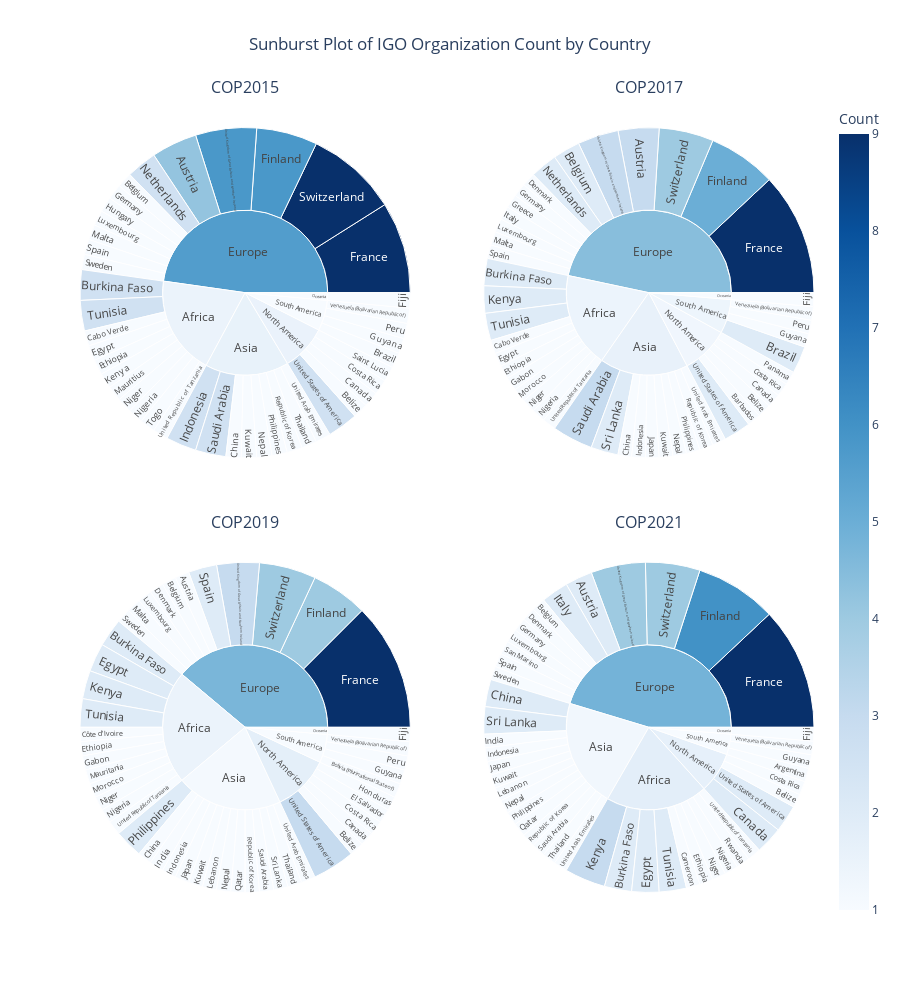

Notebook source saved alongside this figure:
### Code cell
sb1 = px.sunburst(IGO_country_2015, 
                  path=['Continent', 'Country'], 
                  values='Count',
                  color='Count', 
                  hover_data=['ISO3'])

sb2 = px.sunburst(IGO_country_2017, 
                  path=['Continent', 'Country'], 
                  values='Count',
                  color='Count', 
                  hover_data=['ISO3'])

sb3 = px.sunburst(IGO_country_2019, 
                  path=['Continent', 'Country'], 
                  values='Count',
                  color='Count', 
                  hover_data=['ISO3'])

sb4 = px.sunburst(IGO_country_2021, 
                  path=['Continent', 'Country'], 
                  values='Count',
                  color='Count', 
                  hover_data=['ISO3'])

fig = make_subplots(rows=2, 
                    cols=2,
                    vertical_spacing=0.06,
                    subplot_titles=("COP2015", "COP2017", "COP2019", "COP2021"),
                    specs=[[{"type": "sunburst"}, {"type": "sunburst"}], [{"type": "sunburst"}, {"type": "sunburst"}]]
                    )
fig.add_trace(sb1.data[0], row=1, col=1)
fig.add_trace(sb2.data[0], row=1, col=2)
fig.add_trace(sb3.data[0], row=2, col=1)
fig.add_trace(sb4.data[0], row=2, col=2)

fig.update_layout(coloraxis=dict(colorscale='blues'), 
                  height = 1000, 
                 title = "Sunburst Plot of IGO Organization Count by Country",
                 title_x = 0.5,
                 coloraxis_colorbar_title='Count')

### Figure 1 — Plotly figure (JSON) as saved in the notebook; plotly's stock layout.template omitted (floating-point values rounded to 4 significant figures)
{"data": [{"branchvalues": "total", "customdata": [["AUT", 3], ["BEL", 1], ["BLZ", 1], ["BRA", 1], ["BFA", 2], ["CPV", 1], ["CAN", 1], ["CHN", 1], ["CRI", 1], ["EGY", 1], ["ETH", 1], ["FJI", 1], ["FIN", 4], ["FRA", 6], ["DEU", 1], ["GUY", 1], ["HUN", 1], ["IDN", 2], ["KEN", 1], ["KWT", 1], ["LUX", 1], ["MLT", 1], ["MUS", 1], ["NPL", 1], ["NLD", 2], ["NER", 1], ["NGA", 1], ["PER", 1], ["PHL", 1], ["KOR", 1], ["LCA", 1], ["SAU", 2], ["ESP", 1], ["SWE", 1], ["CHE", 6], ["THA", 1], ["TGO", 1], ["TUN", 2], ["ARE", 1], ["GBR", 4], ["TZA", 1], ["USA", 2], ["VEN", 1], ["(?)", 1.308], ["(?)", 1.364], ["(?)", 3.875], ["(?)", 1.333], ["FJI", 1], ["(?)", 1]], "domain": {"x": [0, 0.45], "y": [0.53, 1]}, "hovertemplate": "labels=%{label}<br>Count_sum=%{value}<br>parent=%{parent}<br>id=%{id}<br>ISO3=%{customdata[0]}<br>Count=%{color}<extra></extra>", "ids": ["Europe/Austria", "Europe/Belgium", "North America/Belize", "South America/Brazil", "Africa/Burkina Faso", "Africa/Cabo Verde", "North America/Canada", "Asia/China", "North America/Costa Rica", "Africa/Egypt", "Africa/Ethiopia", "Oceania/Fiji", "Europe/Finland", "Europe/France", "Europe/Germany", "South America/Guyana", "Europe/Hungary", "Asia/Indonesia", "Africa/Kenya", "Asia/Kuwait", "Europe/Luxembourg", "Europe/Malta", "Africa/Mauritius", "Asia/Nepal", "Europe/Netherlands", "Africa/Niger", "Africa/Nigeria", "South America/Peru", "Asia/Philippines", "Asia/Republic of Korea", "North America/Saint Lucia", "Asia/Saudi Arabia", "Europe/Spain", "Europe/Sweden", "Europe/Switzerland", "Asia/Thailand", "Africa/Togo", "Africa/Tunisia", "Asia/United Arab Emirates", "Europe/United Kingdom of Great Britain and Northern Ireland", "Africa/United Republic of Tanzania", "North America/United States of America", "South America/Venezuela (Bolivarian Republic of)", "Africa", "Asia", "Europe", "North America", "Oceania", "South America"], "labels": ["Austria", "Belgium", "Belize", "Brazil", "Burkina Faso", "Cabo Verde", "Canada", "China", "Costa Rica", "Egypt", "Ethiopia", "Fiji", "Finland", "France", "Germany", "Guyana", "Hungary", "Indonesia", "Kenya", "Kuwait", "Luxembourg", "Malta", "Mauritius", "Nepal", "Netherlands", "Niger", "Nigeria", "Peru", "Philippines", "Republic of Korea", "Saint Lucia", "Saudi Arabia", "Spain", "Sweden", "Switzerland", "Thailand", "Togo", "Tunisia", "United Arab Emirates", "United Kingdom of Great Britain and Northern Ireland", "United Republic of Tanzania", "United States of America", "Venezuela (Bolivarian Republic of)", "Africa", "Asia", "Europe", "North America", "Oceania", "South America"], "marker": {"coloraxis": "coloraxis", "colors": [3, 1, 1, 1, 2, 1, 1, 1, 1, 1, 1, 1, 4, 6, 1, 1, 1, 2, 1, 1, 1, 1, 1, 1, 2, 1, 1, 1, 1, 1, 1, 2, 1, 1, 6, 1, 1, 2, 1, 4, 1, 2, 1, 1.308, 1.364, 3.875, 1.333, 1, 1]}, "name": "", "parents": ["Europe", "Europe", "North America", "South America", "Africa", "Africa", "North America", "Asia", "North America", "Africa", "Africa", "Oceania", "Europe", "Europe", "Europe", "South America", "Europe", "Asia", "Africa", "Asia", "Europe", "Europe", "Africa", "Asia", "Europe", "Africa", "Africa", "South America", "Asia", "Asia", "North America", "Asia", "Europe", "Europe", "Europe", "Asia", "Africa", "Africa", "Asia", "Europe", "Africa", "North America", "South America", "", "", "", "", "", ""], "type": "sunburst", "values": [3, 1, 1, 1, 2, 1, 1, 1, 1, 1, 1, 1, 4, 6, 1, 1, 1, 2, 1, 1, 1, 1, 1, 1, 2, 1, 1, 1, 1, 1, 1, 2, 1, 1, 6, 1, 1, 2, 1, 4, 1, 2, 1, 13, 11, 32, 6, 1, 4]}, {"branchvalues": "total", "customdata": [["AUT", 3], ["BRB", 1], ["BEL", 2], ["BLZ", 1], ["BRA", 2], ["BFA", 2], ["CPV", 1], ["CAN", 1], ["CHN", 1], ["CRI", 1], ["DNK", 1], ["EGY", 1], ["ETH", 1], ["FJI", 1], ["FIN", 5], ["FRA", 9], ["GAB", 1], ["DEU", 1], ["GRC", 1], ["GUY", 1], ["IDN", 1], ["ITA", 1], ["JPN", 1], ["KEN", 2], ["KWT", 1], ["LUX", 1], ["MLT", 1], ["MAR", 1], ["NPL", 1], ["NLD", 2], ["NER", 1], ["NGA", 1], ["PAN", 1], ["PER", 1], ["PHL", 1], ["KOR", 1], ["SAU", 3], ["ESP", 1], ["LKA", 2], ["CHE", 4], ["TUN", 2], ["ARE", 1], ["GBR", 3], ["TZA", 1], ["USA", 2], ["VEN", 1], ["(?)", 1.429], ["(?)", 1.615], ["(?)", 4.429], ["(?)", 1.286], ["FJI", 1], ["(?)", 1.4]], "domain": {"x": [0.55, 1], "y": [0.53, 1]}, "hovertemplate": "labels=%{label}<br>Count_sum=%{value}<br>parent=%{parent}<br>id=%{id}<br>ISO3=%{customdata[0]}<br>Count=%{color}<extra></extra>", "ids": ["Europe/Austria", "North America/Barbados", "Europe/Belgium", "North America/Belize", "South America/Brazil", "Africa/Burkina Faso", "Africa/Cabo Verde", "North America/Canada", "Asia/China", "North America/Costa Rica", "Europe/Denmark", "Africa/Egypt", "Africa/Ethiopia", "Oceania/Fiji", "Europe/Finland", "Europe/France", "Africa/Gabon", "Europe/Germany", "Europe/Greece", "South America/Guyana", "Asia/Indonesia", "Europe/Italy", "Asia/Japan", "Africa/Kenya", "Asia/Kuwait", "Europe/Luxembourg", "Europe/Malta", "Africa/Morocco", "Asia/Nepal", "Europe/Netherlands", "Africa/Niger", "Africa/Nigeria", "North America/Panama", "South America/Peru", "Asia/Philippines", "Asia/Republic of Korea", "Asia/Saudi Arabia", "Europe/Spain", "Asia/Sri Lanka", "Europe/Switzerland", "Africa/Tunisia", "Asia/United Arab Emirates", "Europe/United Kingdom of Great Britain and Northern Ireland", "Africa/United Republic of Tanzania", "North America/United States of America", "South America/Venezuela (Bolivarian Republic of)", "Africa", "Asia", "Europe", "North America", "Oceania", "South America"], "labels": ["Austria", "Barbados", "Belgium", "Belize", "Brazil", "Burkina Faso", "Cabo Verde", "Canada", "China", "Costa Rica", "Denmark", "Egypt", "Ethiopia", "Fiji", "Finland", "France", "Gabon", "Germany", "Greece", "Guyana", "Indonesia", "Italy", "Japan", "Kenya", "Kuwait", "Luxembourg", "Malta", "Morocco", "Nepal", "Netherlands", "Niger", "Nigeria", "Panama", "Peru", "Philippines", "Republic of Korea", "Saudi Arabia", "Spain", "Sri Lanka", "Switzerland", "Tunisia", "United Arab Emirates", "United Kingdom of Great Britain and Northern Ireland", "United Republic of Tanzania", "United States of America", "Venezuela (Bolivarian Republic of)", "Africa", "Asia", "Europe", "North America", "Oceania", "South America"], "marker": {"coloraxis": "coloraxis", "colors": [3, 1, 2, 1, 2, 2, 1, 1, 1, 1, 1, 1, 1, 1, 5, 9, 1, 1, 1, 1, 1, 1, 1, 2, 1, 1, 1, 1, 1, 2, 1, 1, 1, 1, 1, 1, 3, 1, 2, 4, 2, 1, 3, 1, 2, 1, 1.429, 1.615, 4.429, 1.286, 1, 1.4]}, "name": "", "parents": ["Europe", "North America", "Europe", "North America", "South America", "Africa", "Africa", "North America", "Asia", "North America", "Europe", "Africa", "Africa", "Oceania", "Europe", "Europe", "Africa", "Europe", "Europe", "South America", "Asia", "Europe", "Asia", "Africa", "Asia", "Europe", "Europe", "Africa", "Asia", "Europe", "Africa", "Africa", "North America", "South America", "Asia", "Asia", "Asia", "Europe", "Asia", "Europe", "Africa", "Asia", "Europe", "Africa", "North America", "South America", "", "", "", "", "", ""], "type": "sunburst", "values": [3, 1, 2, 1, 2, 2, 1, 1, 1, 1, 1, 1, 1, 1, 5, 9, 1, 1, 1, 1, 1, 1, 1, 2, 1, 1, 1, 1, 1, 2, 1, 1, 1, 1, 1, 1, 3, 1, 2, 4, 2, 1, 3, 1, 2, 1, 14, 13, 35, 7, 1, 5]}, {"branchvalues": "total", "customdata": [["AUT", 1], ["BEL", 1], ["BLZ", 1], ["BOL", 1], ["BFA", 2], ["CAN", 1], ["CHN", 1], ["CRI", 1], ["CIV", 1], ["DNK", 1], ["EGY", 2], ["SLV", 1], ["ETH", 1], ["FJI", 1], ["FIN", 4], ["FRA", 9], ["GAB", 1], ["GUY", 1], ["HND", 1], ["IND", 1], ["IDN", 1], ["JPN", 1], ["KEN", 2], ["KWT", 1], ["LBN", 1], ["LUX", 1], ["MLT", 1], ["MRT", 1], ["MAR", 1], ["NPL", 1], ["NER", 1], ["NGA", 1], ["PER", 1], ["PHL", 2], ["QAT", 1], ["KOR", 1], ["SAU", 1], ["ESP", 2], ["LKA", 1], ["SWE", 1], ["CHE", 4], ["THA", 1], ["TUN", 2], ["ARE", 1], ["GBR", 3], ["TZA", 1], ["USA", 3], ["VEN", 1], ["(?)", 1.5], ["(?)", 1.133], ["(?)", 4.714], ["(?)", 1.75], ["FJI", 1], ["(?)", 1]], "domain": {"x": [0, 0.45], "y": [0, 0.47]}, "hovertemplate": "labels=%{label}<br>Count_sum=%{value}<br>parent=%{parent}<br>id=%{id}<br>ISO3=%{customdata[0]}<br>Count=%{color}<extra></extra>", "ids": ["Europe/Austria", "Europe/Belgium", "North America/Belize", "South America/Bolivia (Plurinational State of)", "Africa/Burkina Faso", "North America/Canada", "Asia/China", "North America/Costa Rica", "Africa/Côte d'Ivoire", "Europe/Denmark", "Africa/Egypt", "North America/El Salvador", "Africa/Ethiopia", "Oceania/Fiji", "Europe/Finland", "Europe/France", "Africa/Gabon", "South America/Guyana", "North America/Honduras", "Asia/India", "Asia/Indonesia", "Asia/Japan", "Africa/Kenya", "Asia/Kuwait", "Asia/Lebanon", "Europe/Luxembourg", "Europe/Malta", "Africa/Mauritania", "Africa/Morocco", "Asia/Nepal", "Africa/Niger", "Africa/Nigeria", "South America/Peru", "Asia/Philippines", "Asia/Qatar", "Asia/Republic of Korea", "Asia/Saudi Arabia", "Europe/Spain", "Asia/Sri Lanka", "Europe/Sweden", "Europe/Switzerland", "Asia/Thailand", "Africa/Tunisia", "Asia/United Arab Emirates", "Europe/United Kingdom of Great Britain and Northern Ireland", "Africa/United Republic of Tanzania", "North America/United States of America", "South America/Venezuela (Bolivarian Republic of)", "Africa", "Asia", "Europe", "North America", "Oceania", "South America"], "labels": ["Austria", "Belgium", "Belize", "Bolivia (Plurinational State of)", "Burkina Faso", "Canada", "China", "Costa Rica", "Côte d'Ivoire", "Denmark", "Egypt", "El Salvador", "Ethiopia", "Fiji", "Finland", "France", "Gabon", "Guyana", "Honduras", "India", "Indonesia", "Japan", "Kenya", "Kuwait", "Lebanon", "Luxembourg", "Malta", "Mauritania", "Morocco", "Nepal", "Niger", "Nigeria", "Peru", "Philippines", "Qatar", "Republic of Korea", "Saudi Arabia", "Spain", "Sri Lanka", "Sweden", "Switzerland", "Thailand", "Tunisia", "United Arab Emirates", "United Kingdom of Great Britain and Northern Ireland", "United Republic of Tanzania", "United States of America", "Venezuela (Bolivarian Republic of)", "Africa", "Asia", "Europe", "North America", "Oceania", "South America"], "marker": {"coloraxis": "coloraxis", "colors": [1, 1, 1, 1, 2, 1, 1, 1, 1, 1, 2, 1, 1, 1, 4, 9, 1, 1, 1, 1, 1, 1, 2, 1, 1, 1, 1, 1, 1, 1, 1, 1, 1, 2, 1, 1, 1, 2, 1, 1, 4, 1, 2, 1, 3, 1, 3, 1, 1.5, 1.133, 4.714, 1.75, 1, 1]}, "name": "", "parents": ["Europe", "Europe", "North America", "South America", "Africa", "North America", "Asia", "North America", "Africa", "Europe", "Africa", "North America", "Africa", "Oceania", "Europe", "Europe", "Africa", "South America", "North America", "Asia", "Asia", "Asia", "Africa", "Asia", "Asia", "Europe", "Europe", "Africa", "Africa", "Asia", "Africa", "Africa", "South America", "Asia", "Asia", "Asia", "Asia", "Europe", "Asia", "Europe", "Europe", "Asia", "Africa", "Asia", "Europe", "Africa", "North America", "South America", "", "", "", "", "", ""], "type": "sunburst", "values": [1, 1, 1, 1, 2, 1, 1, 1, 1, 1, 2, 1, 1, 1, 4, 9, 1, 1, 1, 1, 1, 1, 2, 1, 1, 1, 1, 1, 1, 1, 1, 1, 1, 2, 1, 1, 1, 2, 1, 1, 4, 1, 2, 1, 3, 1, 3, 1, 16, 15, 28, 8, 1, 4]}, {"branchvalues": "total", "customdata": [["ARG", 1], ["AUT", 2], ["BEL", 1], ["BLZ", 1], ["BFA", 2], ["CMR", 1], ["CAN", 2], ["CHN", 2], ["CRI", 1], ["DNK", 1], ["EGY", 2], ["ETH", 1], ["FJI", 1], ["FIN", 6], ["FRA", 9], ["DEU", 1], ["GUY", 1], ["IND", 1], ["IDN", 1], ["ITA", 2], ["JPN", 1], ["KEN", 3], ["KWT", 1], ["LBN", 1], ["LUX", 1], ["NPL", 1], ["NER", 1], ["NGA", 1], ["PHL", 1], ["QAT", 1], ["KOR", 1], ["RWA", 1], ["SMR", 1], ["SAU", 1], ["ESP", 1], ["LKA", 2], ["SWE", 1], ["CHE", 4], ["THA", 1], ["TUN", 2], ["ARE", 1], ["GBR", 4], ["TZA", 1], ["USA", 2], ["VEN", 1], ["(?)", 1.8], ["(?)", 1.25], ["(?)", 4.824], ["(?)", 1.667], ["FJI", 1], ["(?)", 1]], "domain": {"x": [0.55, 1], "y": [0, 0.47]}, "hovertemplate": "labels=%{label}<br>Count_sum=%{value}<br>parent=%{parent}<br>id=%{id}<br>ISO3=%{customdata[0]}<br>Count=%{color}<extra></extra>", "ids": ["South America/Argentina", "Europe/Austria", "Europe/Belgium", "North America/Belize", "Africa/Burkina Faso", "Africa/Cameroon", "North America/Canada", "Asia/China", "North America/Costa Rica", "Europe/Denmark", "Africa/Egypt", "Africa/Ethiopia", "Oceania/Fiji", "Europe/Finland", "Europe/France", "Europe/Germany", "South America/Guyana", "Asia/India", "Asia/Indonesia", "Europe/Italy", "Asia/Japan", "Africa/Kenya", "Asia/Kuwait", "Asia/Lebanon", "Europe/Luxembourg", "Asia/Nepal", "Africa/Niger", "Africa/Nigeria", "Asia/Philippines", "Asia/Qatar", "Asia/Republic of Korea", "Africa/Rwanda", "Europe/San Marino", "Asia/Saudi Arabia", "Europe/Spain", "Asia/Sri Lanka", "Europe/Sweden", "Europe/Switzerland", "Asia/Thailand", "Africa/Tunisia", "Asia/United Arab Emirates", "Europe/United Kingdom of Great Britain and Northern Ireland", "Africa/United Republic of Tanzania", "North America/United States of America", "South America/Venezuela (Bolivarian Republic of)", "Africa", "Asia", "Europe", "North America", "Oceania", "South America"], "labels": ["Argentina", "Austria", "Belgium", "Belize", "Burkina Faso", "Cameroon", "Canada", "China", "Costa Rica", "Denmark", "Egypt", "Ethiopia", "Fiji", "Finland", "France", "Germany", "Guyana", "India", "Indonesia", "Italy", "Japan", "Kenya", "Kuwait", "Lebanon", "Luxembourg", "Nepal", "Niger", "Nigeria", "Philippines", "Qatar", "Republic of Korea", "Rwanda", "San Marino", "Saudi Arabia", "Spain", "Sri Lanka", "Sweden", "Switzerland", "Thailand", "Tunisia", "United Arab Emirates", "United Kingdom of Great Britain and Northern Ireland", "United Republic of Tanzania", "United States of America", "Venezuela (Bolivarian Republic of)", "Africa", "Asia", "Europe", "North America", "Oceania", "South America"], "marker": {"coloraxis": "coloraxis", "colors": [1, 2, 1, 1, 2, 1, 2, 2, 1, 1, 2, 1, 1, 6, 9, 1, 1, 1, 1, 2, 1, 3, 1, 1, 1, 1, 1, 1, 1, 1, 1, 1, 1, 1, 1, 2, 1, 4, 1, 2, 1, 4, 1, 2, 1, 1.8, 1.25, 4.824, 1.667, 1, 1]}, "name": "", "parents": ["South America", "Europe", "Europe", "North America", "Africa", "Africa", "North America", "Asia", "North America", "Europe", "Africa", "Africa", "Oceania", "Europe", "Europe", "Europe", "South America", "Asia", "Asia", "Europe", "Asia", "Africa", "Asia", "Asia", "Europe", "Asia", "Africa", "Africa", "Asia", "Asia", "Asia", "Africa", "Europe", "Asia", "Europe", "Asia", "Europe", "Europe", "Asia", "Africa", "Asia", "Europe", "Africa", "North America", "South America", "", "", "", "", "", ""], "type": "sunburst", "values": [1, 2, 1, 1, 2, 1, 2, 2, 1, 1, 2, 1, 1, 6, 9, 1, 1, 1, 1, 2, 1, 3, 1, 1, 1, 1, 1, 1, 1, 1, 1, 1, 1, 1, 1, 2, 1, 4, 1, 2, 1, 4, 1, 2, 1, 15, 16, 34, 6, 1, 3]}], "layout": {"annotations": [{"font": {"size": 16}, "showarrow": false, "text": "COP2015", "x": 0.225, "xanchor": "center", "xref": "paper", "y": 1, "yanchor": "bottom", "yref": "paper"}, {"font": {"size": 16}, "showarrow": false, "text": "COP2017", "x": 0.775, "xanchor": "center", "xref": "paper", "y": 1, "yanchor": "bottom", "yref": "paper"}, {"font": {"size": 16}, "showarrow": false, "text": "COP2019", "x": 0.225, "xanchor": "center", "xref": "paper", "y": 0.47, "yanchor": "bottom", "yref": "paper"}, {"font": {"size": 16}, "showarrow": false, "text": "COP2021", "x": 0.775, "xanchor": "center", "xref": "paper", "y": 0.47, "yanchor": "bottom", "yref": "paper"}], "coloraxis": {"colorbar": {"title": {"text": "Count"}}, "colorscale": [[0, "rgb(247,251,255)"], [0.125, "rgb(222,235,247)"], [0.25, "rgb(198,219,239)"], [0.375, "rgb(158,202,225)"], [0.5, "rgb(107,174,214)"], [0.625, "rgb(66,146,198)"], [0.75, "rgb(33,113,181)"], [0.875, "rgb(8,81,156)"], [1, "rgb(8,48,107)"]]}, "height": 1000, "title": {"text": "Sunburst Plot of IGO Organization Count by Country", "x": 0.5}}}
